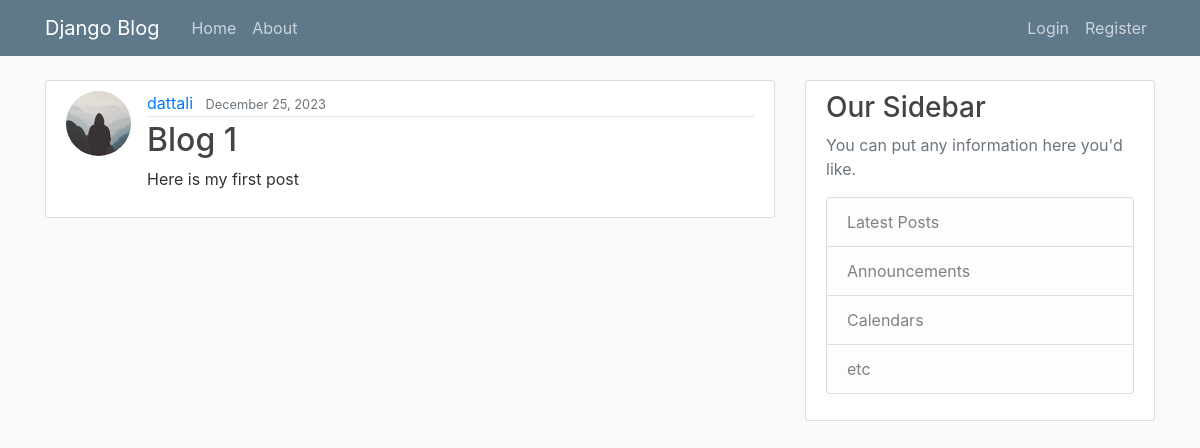
Before: /post/1/ with the older database file.
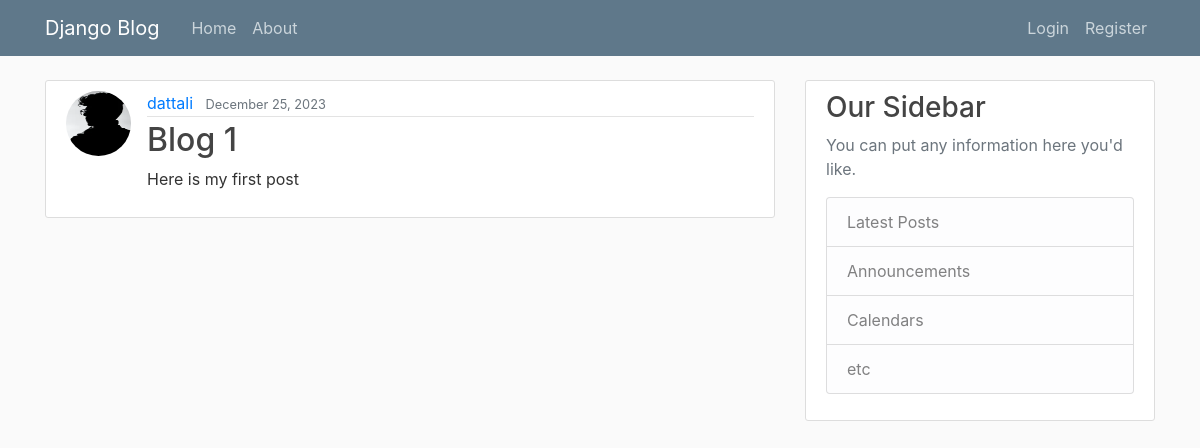
After: the same page with the newer database file.
### blog/models.py (models this page shows, shortened)
class Post(models.Model):
    title = models.CharField(max_length=100)
    content = models.TextField()
    date_posted = models.DateTimeField(default=timezone.now)
    author = models.ForeignKey(User, on_delete=models.CASCADE)

### users/models.py (models this page shows, shortened)
class Profile(models.Model):
    user = models.OneToOneField(User, on_delete=models.CASCADE)
    image = models.ImageField(default='default.jpg', upload_to='profile_pics')

### blog/views.py (the view)
# urls.py: path('post/<int:pk>/', PostDetailView.as_view(), name='post-detail'),
class PostDetailView(DetailView):
    model = Post

### blog/templates/blog/post_detail.html (shortened to what this page needs)
{% extends "blog/base.html" %}
{% block content %}
    <article class="media content-section">
        <img src="{{ object.author.profile.image.url }}" alt="profile picture" class="rounded-circle article-img">
        <div class="media-body">
            <div class="article-metadata">
                <a class="mr-2" href="{% url "user-posts" object.author.username %}">{{ object.author }}</a>
                <small class="text-muted">{{ object.date_posted|date:"F d, Y" }}</small>
            </div>
            <h2 class="article-title">{{ object.title }}</h2>
            <p class="article-content">{{ object.content }}</p>
        </div>
    </article>
{% endblock %}

Changed rows visible on the page:
changed through a linked row, Post "Blog 1": author.profile.image: picture added in place of a placeholder
